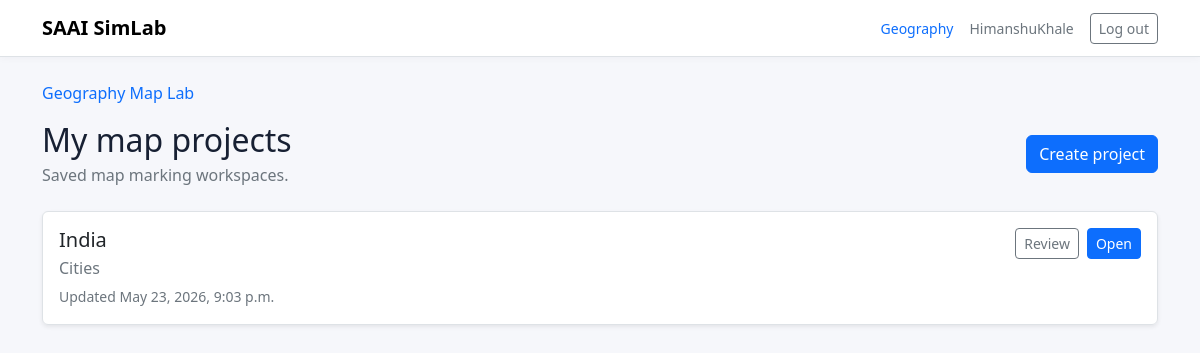
/geography/projects/ (signed in), run on an earlier commit of the app's database.
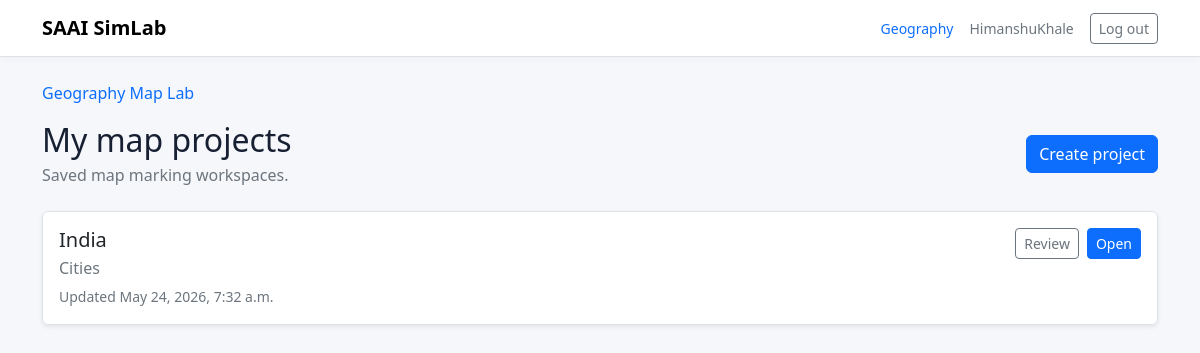
And on a later commit of the database.
### geography/models.py (models this page shows, shortened)
class MapProject(models.Model):
    class Status(models.TextChoices):
        DRAFT = 'draft', 'Draft'
        IN_REVIEW = 'in_review', 'In review'
        COMPLETED = 'completed', 'Completed'
        ARCHIVED = 'archived', 'Archived'
    owner = models.ForeignKey(
        settings.AUTH_USER_MODEL,
        on_delete=models.CASCADE,
        related_name='geography_map_projects',
    )
    title = models.CharField(max_length=180)
    description = models.TextField(blank=True)
    map_asset = models.ForeignKey(
        MapAsset,
        on_delete=models.SET_NULL,
        related_name='projects',
        blank=True,
        null=True,
    )
    custom_map_image = models.ImageField(upload_to='geography/project_maps/', blank=True)
    scenario = models.ForeignKey(
        Scenario,
        on_delete=models.SET_NULL,
        related_name='map_projects',
        blank=True,
        null=True,
    )
    task = models.ForeignKey(
        'GeographyTask',
        on_delete=models.SET_NULL,
        related_name='map_projects',
        blank=True,
        null=True,
    )
    session = models.ForeignKey(
        SimulationSession,
        on_delete=models.SET_NULL,
        related_name='map_projects',
        blank=True,
        null=True,
    )
    project_json = models.JSONField(default=dict, blank=True)
    calibration_json = models.JSONField(default=dict, blank=True)
    tags = models.JSONField(default=list, blank=True)
    status = models.CharField(max_length=20, choices=Status.choices, default=Status.DRAFT)
    created_at = models.DateTimeField(auto_now_add=True)
    updated_at = models.DateTimeField(auto_now=True)
    class Meta:
        ordering = ['-updated_at']

### geography/views.py (the view)
# urls.py: path('projects/', views.project_list, name='project_list'),
@login_required
def project_list(request):
    projects = MapProject.objects.filter(owner=request.user).select_related('map_asset', 'scenario')
    return render(request, 'geography/map_project_list.html', {'projects': projects})

### templates/geography/map_project_list.html (shortened to what this page needs)
{% extends "base.html" %}
{% block content %}
  <nav class="mb-3">
    <a href="{% url 'geography:dashboard' %}" class="text-decoration-none">Geography Map Lab</a>
  </nav>
  <div class="d-flex justify-content-between align-items-center mb-4">
    <div>
      <h1 class="h2 mb-1">My map projects</h1>
      <p class="text-secondary mb-0">Saved map marking workspaces.</p>
    </div>
    <a class="btn btn-primary" href="{% url 'geography:project_create' %}">Create project</a>
  </div>
  <div class="list-group shadow-sm">
    {% for project in projects %}
      <div class="list-group-item p-3">
        <div class="d-flex flex-wrap justify-content-between gap-3">
          <div>
            <h2 class="h5 mb-1">{{ project.title }}</h2>
            <p class="text-secondary mb-1">{{ project.description|default:"No description yet." }}</p>
            <small class="text-secondary">Updated {{ project.updated_at }}</small>
          </div>
          <div class="d-flex gap-2 align-items-start">
            <a class="btn btn-sm btn-outline-secondary" href="{% url 'geography:project_detail' project.id %}">Review</a>
            <a class="btn btn-sm btn-primary" href="{% url 'geography:workspace' project.id %}">Open</a>
          </div>
        </div>
      </div>
    {% empty %}
      <div class="list-group-item p-3 text-secondary">No map projects yet.</div>
    {% endfor %}
  </div>
{% endblock %}

What changed in the data, as far as the page shows it:
changed MapProject "India": updated_at "May 23, 2026, 9:03 p.m." → "May 24, 2026, 7:32 a.m."
